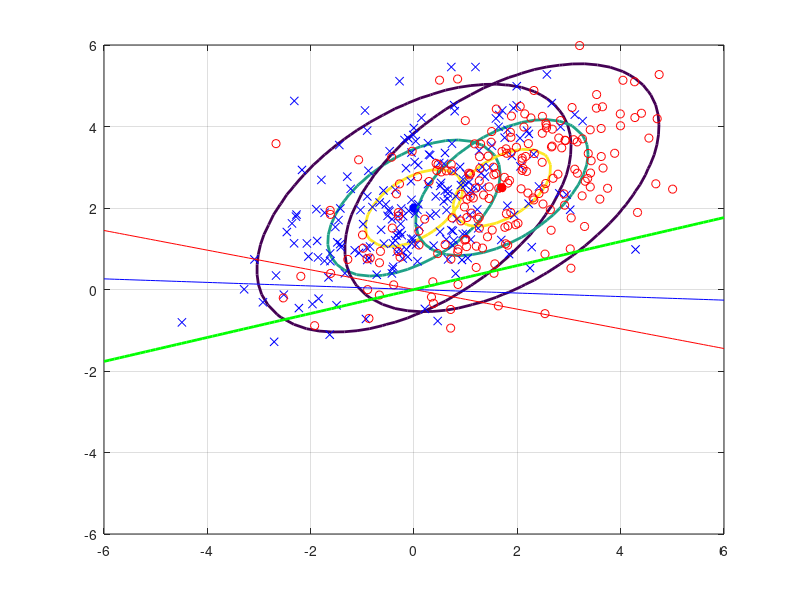

MATLAB code for this plot: (Note: this script raises an error after producing the figure.)
C1 = [2,1;1,2];
C2 = [2,1;1,2];
m1 = [0;2];
m2 = [1.7;2.5];

numGrid = 50;
xRange = linspace(-6.0, 6.0, numGrid);
yRange = linspace(-6.0, 6.0, numGrid);
P1 = zeros(numGrid, numGrid);
P2 = P1;
for i = 1:numGrid
    for j = 1:numGrid
        x = [yRange(j) xRange(i)]';
        P1(i,j) = mvnpdf(x', m1', C1);
        P2(i,j) = mvnpdf(x', m2', C2);
    end
end
Pmax = max(max([P1 P2]));
figure(1),clf,
contour(xRange, yRange, P1, [0.1*Pmax 0.5*Pmax 0.8*Pmax], 'LineWidth', 2);
hold on;
plot(m1(1),m1(2), 'b*', 'LineWidth', 4);
contour(xRange, yRange, P2, [0.1*Pmax 0.5*Pmax 0.8*Pmax], 'LineWidth', 2);
plot(m2(1),m2(2), 'r*', 'LineWidth', 4);

N = 200;
X1 = mvnrnd(m1, C1, N);
X2 = mvnrnd(m2, C2, N);
plot(X1(:,1),X1(:,2),'bx',X2(:,1),X2(:,2),'ro');grid on;

wF = inv(C1+C2)*(m1-m2);
xx = -6:0.1:6;
yy = xx*wF(2)/wF(1);

wr = zeros(2,1);
wr(1) = rand(1)*2 - 1;wr(2) = rand(1)*2 - 1;
xr = -6:0.1:6;
yr = xr*wr(2)/wr(1);

wC = zeros(2,1);
wC(1) = m2(1)-m1(1); wC(2) = m2(2)-m1(2);
xc = -6:0.1:6;
yc = xc*wC(2)/wC(1);

plot(xx,yy,'r',xr,yr,'b', xc,yc,'g','LineWidth', 2);
rocResolution = 50;

[ROC, acc] = lab3f1(N,X1,X2,wF,rocResolution);
[ROCr, accr] = lab3f1(N,X1,X2,wr,rocResolution);
[ROCC, accC] = lab3f1(N,X1,X2,wC,rocResolution);

figure(3), clf,
plot(ROC(:,1), ROC(:,2), 'r', 'LineWidth', 2);
axis([0 100 0 100]);
grid on, hold on
plot(0:100, 0:100, 'b-');
grid on, hold on
plot(ROCr(:,1), ROCr(:,2), 'b', 'LineWidth', 2);
grid on, hold on
plot(ROCC(:,1), ROCC(:,2), 'g', 'LineWidth', 2);
xlabel('False Positive', 'FontSize', 16);
ylabel('True Positive', 'FontSize', 16);
title('Receiver Operating Characteristic Curve', 'FontSize', 20);


ax = linspace(1,rocResolution,rocResolution);
figure(4), clf,
plot(ax, acc, 'r', 'LineWidth', 2);
grid on, hold on
plot(ax, accr, 'b', 'LineWidth', 2);
grid on, hold on
plot(ax, accC, 'g', 'LineWidth', 2);
xlabel('Threshold', 'FontSize', 16);
ylabel('ACC', 'FontSize', 16);
title('ACC in 3 models', 'FontSize', 20);

auc = abs(trapz(ROC(:,1),ROC(:,2))/10000);
aucr = abs(trapz(ROCr(:,1),ROCr(:,2))/10000);
aucC = abs(trapz(ROCC(:,1),ROCC(:,2))/10000);
disp([auc aucr aucC]);

X = [X1;X2];
N1 = size(X1,1);
N2 = size(X2,1);
y = [ones(N1,1); -1*ones(N2,1)];
d = zeros(N1+N2-1,1);
nCorrect = 0;
k = 7;
for jtst = 1:(N1+N2)
    xtst = X(jtst,:);
    ytst = y(jtst);
    
    jtrn = setdiff(1:N1+N2, jtst);
    Xtrn = X(jtrn,:);
    ytrn = y(jtrn,1);
    x1max = max(Xtrn(:,1));
    x2max = max(Xtrn(:,2));
    x1min = min(Xtrn(:,1));
    x2min = min(Xtrn(:,2));
    
    for i = 1:(N1+N2-1)
        d(i) = (((Xtrn(i,1)-xtst(1))/(x1max-x1min))^2+((Xtrn(i,2)-xtst(2))/(x2max-x2min))^2)^(1/2);
    end
    dc = sort(d);
    i = 0;
    j = 0;
    p = 0; ne = 0;
    while (i<k)
        for j = 1 : (N1+N2)
            if (dc(i+1) == d(j))
                if (y(j)>0)
                    p = p + 1; i = i + 1;break;
                elseif y(j)<0
                    ne = ne + 1; i = i + 1;break;
                end
            end
        end
    end
    if p>ne
        ytrm = 1;
    else
        ytrm = -1;
    end
    
    if(ytrm*ytst>0)
        nCorrect = nCorrect + 1;
    else
        disp('Incorrect classification');
    end
end

pCorrect = nCorrect*100/(N1+N2);
disp(['Nearest neighbour accuracy: ' num2str(pCorrect)]);

N1 = size(X1,1);
N2 = size(X2,1);
y = [ones(N1,1); -1*ones(N2,1)];
d = zeros(N1+N2-1,1);
nCorrect1 = 0;
for jtst = 1:(N1+N2)
    xtst = X(jtst,:);
    ytst = y(jtst);
    
    jtr = setdiff(1:N1+N2, jtst);
    Xtr = X(jtr,:);
    ytr = y(jtr,1);
    
    for i = 1:(N1+N2-1)
        d(i) = norm(Xtr(i,:)-xtst);
    end
    
    [imin] = find(d == min(d));
    
    if(ytr(imin(1))*ytst>0)
        nCorrect1 = nCorrect1 + 1;
    else
        disp('Incorrect classification');
    end
end

pCorrect1 = nCorrect1*100/(N1+N2);
disp([pCorrect pCorrect1 max(acc)]);
